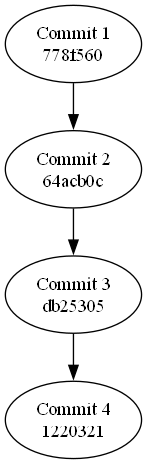

The Python source for this figure:
import os
import json
import zlib
from datetime import datetime, timezone
import graphviz  # Используем библиотеку Graphviz

# Путь к конфигурационному файлу по умолчанию
DEFAULT_CONFIG_PATH = 'config.json'

def load_config(config_path=DEFAULT_CONFIG_PATH):
    """Загрузка конфигурации из JSON-файла."""
    with open(config_path, 'r') as file:
        return json.load(file)

def read_commit(commit_hash, repo_path):
    """Чтение коммита по хешу из репозитория."""
    objects_path = os.path.join(repo_path, '.git', 'objects')
    
    # Проверяем, что хеш имеет правильный формат (например, 40 символов)
    if len(commit_hash) < 40:
        raise ValueError(f"Invalid commit hash length: {commit_hash}")
    
    object_dir = commit_hash[:2]  # Первые два символа хеша — это подкаталог
    object_file = commit_hash[2:]  # Остальная часть хеша — это имя файла
    commit_file_path = os.path.join(objects_path, object_dir, object_file)
    
    print(f"Trying to read commit from: {commit_file_path}")  # Отладочная информация
    
    # Проверка наличия файла
    if not os.path.exists(commit_file_path):
        raise FileNotFoundError(f"Git object file not found: {commit_file_path}")
    
    # Чтение сжатыми данными и распаковка
    with open(commit_file_path, 'rb') as file:
        file_content = file.read()
    
    # Разжимаем с помощью zlib
    decompressed_data = zlib.decompress(file_content)
    
    # Теперь распарсим декодированные данные
    return parse_commit_data(decompressed_data, commit_hash)

def parse_commit_data(data, commit_hash):
    """Парсинг данных коммита."""
    commit_data = {'commit_hash': commit_hash}  # Добавляем хеш коммита
    lines = data.decode('utf-8').split('\n')
    
    # Парсим коммит
    for line in lines:
        if line.startswith('parent'):
            commit_data['parent'] = line.split()[1]
        elif line.startswith('committer'):
            # Разбираем строку коммиттера и извлекаем время
            committer_parts = line.split()
            commit_data['committer_timestamp'] = int(committer_parts[-2])  # Временная метка
    
    return commit_data

def get_commits_after_date(repo_path, start_date):
    """Получение всех коммитов после указанной даты."""
    commits = []
    
    # Прочитаем объект HEAD, чтобы получить ссылку на текущую ветку
    head_path = os.path.join(repo_path, '.git', 'HEAD')
    with open(head_path, 'r') as head_file:
        ref = head_file.read().strip()
        # Извлекаем хеш коммита из ветки (например, refs/heads/main)
        if ref.startswith("ref:"):
            branch_ref = ref.split()[1]
            branch_commit_hash = get_commit_hash_from_ref(branch_ref, repo_path)
        else:
            # Если по какой-то причине HEAD не ссылается на ветку, попробуем взять текущий коммит
            branch_commit_hash = ref
    
    # Инициализируем чтение коммитов начиная с HEAD
    current_commit_hash = branch_commit_hash
    while current_commit_hash:
        commit_data = read_commit(current_commit_hash, repo_path)
        commit_date = datetime.fromtimestamp(commit_data['committer_timestamp'], timezone.utc)
        
        # Приводим start_date к временному поясу UTC
        start_date = start_date.replace(tzinfo=timezone.utc)
        
        if commit_date >= start_date:
            commits.append(commit_data)
        
        # Переходим к родительскому коммиту
        current_commit_hash = commit_data.get('parent', None)
        if not current_commit_hash:
            break
    
    # Сортируем коммиты по временной метке
    commits.sort(key=lambda x: x['committer_timestamp'])
    
    return commits

def get_commit_hash_from_ref(branch_ref, repo_path):
    """Получаем хеш коммита, на который указывает ссылка на ветку (например, refs/heads/main)."""
    ref_path = os.path.join(repo_path, '.git', branch_ref)
    with open(ref_path, 'r') as file:
        commit_hash = file.read().strip()
    return commit_hash

def generate_graph(commits):
    """Генерация графа в формате Graphviz (DOT)."""
    graph = graphviz.Digraph(format='png', engine='dot')
    
    # Нумерация коммитов
    for idx, commit in enumerate(commits, 1):
        commit_hash = commit['commit_hash']
        # Используем номер коммита, а не хеш
        graph.node(str(idx), label=f"Commit {idx}\n{commit_hash[:7]}")  # Отображаем номер и первые 7 символов хеша
        
        parent_hash = commit.get('parent')
        if parent_hash:
            # Номер родительского коммита
            parent_idx = next((i for i, c in enumerate(commits, 1) if c['commit_hash'] == parent_hash), None)
            if parent_idx:
                graph.edge(str(parent_idx), str(idx))
    
    return graph

def save_graph_as_png(graph, output_path):
    """Сохранение графа как PNG."""
    graph.render(output_path, view=False)  # Сохраняем граф и не открываем его

def main():
    # Загружаем конфигурацию
    config = load_config()
    
    repo_path = config['repo_path']
    output_path = config['output_image_path']
    commit_date = datetime.strptime(config['commit_date'], "%Y-%m-%d")
    
    # Получаем коммиты после указанной даты
    commits = get_commits_after_date(repo_path, commit_date)
    
    # Генерация графа с помощью Graphviz
    graph = generate_graph(commits)
    
    # Сохранение графа как изображение PNG
    save_graph_as_png(graph, output_path)
    
    print("Graph generated and saved to:", output_path)

if __name__ == "__main__":
    main()
